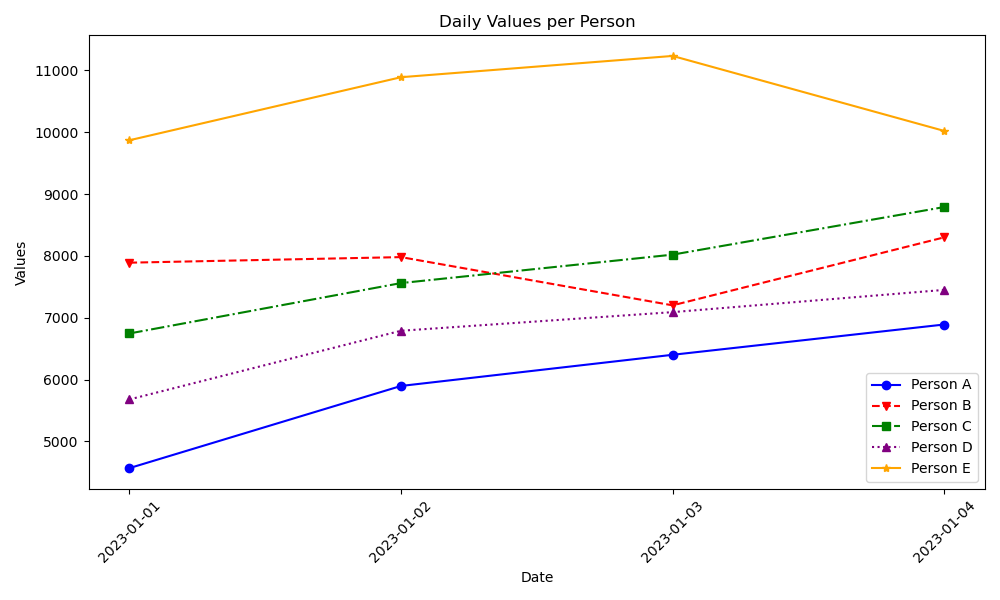

Write Python code to recreate this figure.

import matplotlib.pyplot as plt
from datetime import datetime

# Your data
data = [
    {'Date': '2023-01-01', 'Person A': 4567, 'Person B': 7890, 'Person C': 6745, 'Person D': 5678, 'Person E': 9870},
    {'Date': '2023-01-02', 'Person A': 5896, 'Person B': 7980, 'Person C': 7560, 'Person D': 6789, 'Person E': 10890},
    {'Date': '2023-01-03', 'Person A': 6400, 'Person B': 7200, 'Person C': 8020, 'Person D': 7090, 'Person E': 11234},
    {'Date': '2023-01-04', 'Person A': 6890, 'Person B': 8300, 'Person C': 8790, 'Person D': 7450, 'Person E': 10021}
]

# Parsing the dates from the string format to datetime objects for plotting
dates = [datetime.strptime(d['Date'], '%Y-%m-%d') for d in data]

# Separate data for each person
values_a = [d['Person A'] for d in data]
values_b = [d['Person B'] for d in data]
values_c = [d['Person C'] for d in data]
values_d = [d['Person D'] for d in data]
values_e = [d['Person E'] for d in data]

# Create the plot
plt.figure(figsize=(10,6))

# Plot each person's data with a distinctive style
plt.plot(dates, values_a, color='blue', marker='o', linestyle='-', label='Person A')
plt.plot(dates, values_b, color='red', marker='v', linestyle='--', label='Person B')
plt.plot(dates, values_c, color='green', marker='s', linestyle='-.', label='Person C')
plt.plot(dates, values_d, color='purple', marker='^', linestyle=':', label='Person D')
plt.plot(dates, values_e, color='orange', marker='*', linestyle='-', label='Person E')

# Add title and labels
plt.title('Daily Values per Person')
plt.xlabel('Date')
plt.ylabel('Values')

# Rotate and format the x-axis labels
plt.xticks(dates, [d.strftime('%Y-%m-%d') for d in dates], rotation=45)

# Adding a legend
plt.legend()

# Adjust layout
plt.tight_layout()

# Show the plot
plt.show()
